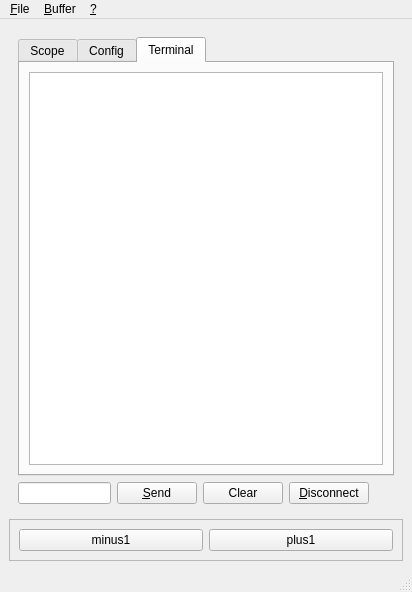
<?xml version="1.0" encoding="UTF-8"?>
<ui version="4.0">
 <class>MainWindow</class>
 <widget class="QMainWindow" name="MainWindow">
  <property name="geometry">
   <rect>
    <x>0</x>
    <y>0</y>
    <width>412</width>
    <height>592</height>
   </rect>
  </property>
  <property name="windowTitle">
   <string>DScope QT</string>
  </property>
  <property name="windowIcon">
   <iconset resource="resources.qrc">
    <normaloff>:/sine64.png</normaloff>:/sine64.png</iconset>
  </property>
  <widget class="QWidget" name="centralwidget">
   <property name="sizePolicy">
    <sizepolicy hsizetype="Preferred" vsizetype="Preferred">
     <horstretch>0</horstretch>
     <verstretch>0</verstretch>
    </sizepolicy>
   </property>
   <layout class="QVBoxLayout" name="verticalLayout_3">
    <item>
     <widget class="QStackedWidget" name="stackedWidget">
      <property name="currentIndex">
       <number>1</number>
      </property>
      <widget class="QWidget" name="page">
       <layout class="QVBoxLayout" name="verticalLayout_4">
        <item>
         <layout class="QVBoxLayout" name="verticalLayoutMain">
          <item>
           <widget class="QFrame" name="frame_Settings">
            <property name="frameShape">
             <enum>QFrame::Box</enum>
            </property>
            <property name="frameShadow">
             <enum>QFrame::Raised</enum>
            </property>
            <layout class="QVBoxLayout" name="verticalLayout_5">
             <item>
              <widget class="QLabel" name="label_9">
               <property name="font">
                <font>
                 <weight>75</weight>
                 <bold>true</bold>
                 <underline>true</underline>
                </font>
               </property>
               <property name="text">
                <string>Scope &amp; data format settings</string>
               </property>
              </widget>
             </item>
             <item>
              <widget class="QLabel" name="label_3">
               <property name="sizePolicy">
                <sizepolicy hsizetype="Preferred" vsizetype="Fixed">
                 <horstretch>0</horstretch>
                 <verstretch>0</verstretch>
                </sizepolicy>
               </property>
               <property name="minimumSize">
                <size>
                 <width>80</width>
                 <height>0</height>
                </size>
               </property>
               <property name="layoutDirection">
                <enum>Qt::LeftToRight</enum>
               </property>
               <property name="autoFillBackground">
                <bool>false</bool>
               </property>
               <property name="text">
                <string>Scope settings (leave empty to show all)</string>
               </property>
               <property name="alignment">
                <set>Qt::AlignLeading|Qt::AlignLeft|Qt::AlignVCenter</set>
               </property>
              </widget>
             </item>
             <item>
              <widget class="QPlainTextEdit" name="uiteDisplayFormat">
               <property name="sizePolicy">
                <sizepolicy hsizetype="Expanding" vsizetype="Fixed">
                 <horstretch>0</horstretch>
                 <verstretch>0</verstretch>
                </sizepolicy>
               </property>
               <property name="maximumSize">
                <size>
                 <width>16777215</width>
                 <height>40</height>
                </size>
               </property>
              </widget>
             </item>
             <item>
              <widget class="QLabel" name="label_2">
               <property name="minimumSize">
                <size>
                 <width>80</width>
                 <height>0</height>
                </size>
               </property>
               <property name="text">
                <string>Binary data format (leave empty for plain text)</string>
               </property>
              </widget>
             </item>
             <item>
              <widget class="QLineEdit" name="uileBinaryFormat"/>
             </item>
             <item>
              <layout class="QHBoxLayout" name="horizontalLayout_3">
               <item>
                <widget class="QPushButton" name="uipbApplySettings">
                 <property name="text">
                  <string>Apply</string>
                 </property>
                </widget>
               </item>
               <item>
                <spacer name="horizontalSpacer_6">
                 <property name="orientation">
                  <enum>Qt::Horizontal</enum>
                 </property>
                 <property name="sizeHint" stdset="0">
                  <size>
                   <width>40</width>
                   <height>20</height>
                  </size>
                 </property>
                </spacer>
               </item>
              </layout>
             </item>
             <item>
              <widget class="QLabel" name="label_16">
               <property name="font">
                <font>
                 <weight>75</weight>
                 <bold>true</bold>
                 <underline>true</underline>
                </font>
               </property>
               <property name="text">
                <string>Data Scaling</string>
               </property>
              </widget>
             </item>
             <item>
              <widget class="QCheckBox" name="uicb_scaling">
               <property name="text">
                <string>Input data scaling: yd = a*y+b</string>
               </property>
              </widget>
             </item>
             <item>
              <layout class="QHBoxLayout" name="horizontalLayout_9">
               <item>
                <widget class="QLabel" name="label_12">
                 <property name="text">
                  <string>a:</string>
                 </property>
                </widget>
               </item>
               <item>
                <widget class="QLineEdit" name="uile_scaling_a">
                 <property name="text">
                  <string>1</string>
                 </property>
                </widget>
               </item>
               <item>
                <widget class="QLabel" name="label_13">
                 <property name="text">
                  <string>b:</string>
                 </property>
                </widget>
               </item>
               <item>
                <widget class="QLineEdit" name="uile_scaling_b">
                 <property name="text">
                  <string>0</string>
                 </property>
                </widget>
               </item>
               <item>
                <spacer name="horizontalSpacer_5">
                 <property name="orientation">
                  <enum>Qt::Horizontal</enum>
                 </property>
                 <property name="sizeHint" stdset="0">
                  <size>
                   <width>40</width>
                   <height>20</height>
                  </size>
                 </property>
                </spacer>
               </item>
              </layout>
             </item>
            </layout>
           </widget>
          </item>
          <item>
           <widget class="QFrame" name="frame_2">
            <property name="frameShape">
             <enum>QFrame::Box</enum>
            </property>
            <property name="frameShadow">
             <enum>QFrame::Raised</enum>
            </property>
            <layout class="QVBoxLayout" name="verticalLayout_2">
             <item>
              <widget class="QLabel" name="label_11">
               <property name="font">
                <font>
                 <weight>75</weight>
                 <bold>true</bold>
                 <underline>true</underline>
                </font>
               </property>
               <property name="text">
                <string>Input device</string>
               </property>
              </widget>
             </item>
             <item>
              <layout class="QHBoxLayout" name="horizontalLayout_6">
               <item>
                <widget class="QPushButton" name="pushButtonSelectSerial">
                 <property name="text">
                  <string>Select serial</string>
                 </property>
                </widget>
               </item>
               <item>
                <widget class="QPushButton" name="pushButtonSelectBt">
                 <property name="text">
                  <string>Select Bluetooth</string>
                 </property>
                </widget>
               </item>
               <item>
                <spacer name="horizontalSpacer">
                 <property name="orientation">
                  <enum>Qt::Horizontal</enum>
                 </property>
                 <property name="sizeHint" stdset="0">
                  <size>
                   <width>40</width>
                   <height>20</height>
                  </size>
                 </property>
                </spacer>
               </item>
              </layout>
             </item>
             <item>
              <widget class="QLabel" name="label_7">
               <property name="text">
                <string>or enter SER, BT or TCP device manually:</string>
               </property>
              </widget>
             </item>
             <item>
              <widget class="QLineEdit" name="uileHostPort"/>
             </item>
             <item>
              <spacer name="horizontalSpacer_2">
               <property name="orientation">
                <enum>Qt::Horizontal</enum>
               </property>
               <property name="sizeHint" stdset="0">
                <size>
                 <width>40</width>
                 <height>20</height>
                </size>
               </property>
              </spacer>
             </item>
             <item>
              <layout class="QHBoxLayout" name="horizontalLayout_8">
               <item>
                <widget class="QPushButton" name="uipbConnect">
                 <property name="text">
                  <string>&amp;Connect</string>
                 </property>
                </widget>
               </item>
               <item>
                <spacer name="horizontalSpacer_4">
                 <property name="orientation">
                  <enum>Qt::Horizontal</enum>
                 </property>
                 <property name="sizeHint" stdset="0">
                  <size>
                   <width>40</width>
                   <height>20</height>
                  </size>
                 </property>
                </spacer>
               </item>
              </layout>
             </item>
            </layout>
           </widget>
          </item>
          <item>
           <spacer name="verticalSpacer_2">
            <property name="orientation">
             <enum>Qt::Vertical</enum>
            </property>
            <property name="sizeHint" stdset="0">
             <size>
              <width>20</width>
              <height>40</height>
             </size>
            </property>
           </spacer>
          </item>
         </layout>
        </item>
       </layout>
      </widget>
      <widget class="QWidget" name="page_2">
       <layout class="QVBoxLayout" name="verticalLayout_6">
        <item>
         <widget class="QTabWidget" name="tabWidget">
          <property name="currentIndex">
           <number>2</number>
          </property>
          <widget class="QWidget" name="tab">
           <attribute name="title">
            <string>Scope</string>
           </attribute>
           <layout class="QVBoxLayout" name="verticalLayout_7">
            <item>
             <layout class="QVBoxLayout" name="mainVerticalLayout">
              <property name="spacing">
               <number>6</number>
              </property>
              <property name="sizeConstraint">
               <enum>QLayout::SetNoConstraint</enum>
              </property>
              <property name="rightMargin">
               <number>0</number>
              </property>
             </layout>
            </item>
           </layout>
          </widget>
          <widget class="QWidget" name="tab_2">
           <attribute name="title">
            <string>Config</string>
           </attribute>
           <layout class="QVBoxLayout" name="verticalLayout">
            <item>
             <widget class="QScrollArea" name="scrollArea_2">
              <property name="widgetResizable">
               <bool>true</bool>
              </property>
              <widget class="QWidget" name="scrollAreaWidgetContents_2">
               <property name="geometry">
                <rect>
                 <x>0</x>
                 <y>0</y>
                 <width>352</width>
                 <height>388</height>
                </rect>
               </property>
               <layout class="QVBoxLayout" name="verticalLayout_12">
                <item>
                 <layout class="QVBoxLayout" name="verticalLayoutConfigtab">
                  <item>
                   <widget class="QFrame" name="frame_3">
                    <property name="frameShape">
                     <enum>QFrame::Box</enum>
                    </property>
                    <property name="frameShadow">
                     <enum>QFrame::Raised</enum>
                    </property>
                    <layout class="QVBoxLayout" name="verticalLayout_8">
                     <item>
                      <widget class="QLabel" name="label_4">
                       <property name="font">
                        <font>
                         <weight>75</weight>
                         <bold>true</bold>
                         <underline>true</underline>
                        </font>
                       </property>
                       <property name="text">
                        <string>Other settings</string>
                       </property>
                      </widget>
                     </item>
                     <item>
                      <layout class="QHBoxLayout" name="horizontalLayout">
                       <item>
                        <widget class="QLabel" name="label">
                         <property name="text">
                          <string>Refresh [Hz]</string>
                         </property>
                         <property name="buddy">
                          <cstring>uiRefreshRate</cstring>
                         </property>
                        </widget>
                       </item>
                       <item>
                        <widget class="QSpinBox" name="uiRefreshRate">
                         <property name="sizePolicy">
                          <sizepolicy hsizetype="Minimum" vsizetype="Fixed">
                           <horstretch>0</horstretch>
                           <verstretch>0</verstretch>
                          </sizepolicy>
                         </property>
                         <property name="minimum">
                          <number>1</number>
                         </property>
                         <property name="maximum">
                          <number>60</number>
                         </property>
                         <property name="value">
                          <number>10</number>
                         </property>
                        </widget>
                       </item>
                       <item>
                        <widget class="QCheckBox" name="uiAfterGlow">
                         <property name="text">
                          <string>Fade</string>
                         </property>
                        </widget>
                       </item>
                      </layout>
                     </item>
                     <item>
                      <widget class="QGroupBox" name="groupBox">
                       <property name="title">
                        <string>Scale</string>
                       </property>
                       <layout class="QHBoxLayout" name="horizontalLayout_5">
                        <item>
                         <widget class="QRadioButton" name="uirbScale1">
                          <property name="text">
                           <string>X1</string>
                          </property>
                          <property name="checked">
                           <bool>true</bool>
                          </property>
                         </widget>
                        </item>
                        <item>
                         <widget class="QRadioButton" name="uirbScale2">
                          <property name="text">
                           <string>X2</string>
                          </property>
                         </widget>
                        </item>
                        <item>
                         <widget class="QRadioButton" name="uirbScale4">
                          <property name="text">
                           <string>X4</string>
                          </property>
                         </widget>
                        </item>
                       </layout>
                      </widget>
                     </item>
                     <item>
                      <layout class="QHBoxLayout" name="horizontalLayout_4">
                       <item>
                        <widget class="QLabel" name="label_6">
                         <property name="text">
                          <string>Buffer size:</string>
                         </property>
                         <property name="buddy">
                          <cstring>uiBufferSize</cstring>
                         </property>
                        </widget>
                       </item>
                       <item>
                        <widget class="QSpinBox" name="uiBufferSize">
                         <property name="minimum">
                          <number>1</number>
                         </property>
                         <property name="maximum">
                          <number>499999</number>
                         </property>
                        </widget>
                       </item>
                      </layout>
                     </item>
                     <item>
                      <layout class="QHBoxLayout" name="horizontalLayout_2">
                       <item>
                        <widget class="QLabel" name="label_5">
                         <property name="text">
                          <string>Replace NaNs by:</string>
                         </property>
                         <property name="buddy">
                          <cstring>uiNanValue</cstring>
                         </property>
                        </widget>
                       </item>
                       <item>
                        <widget class="QSpinBox" name="uiNanValue">
                         <property name="minimum">
                          <number>-32768</number>
                         </property>
                         <property name="maximum">
                          <number>32767</number>
                         </property>
                        </widget>
                       </item>
                      </layout>
                     </item>
                    </layout>
                   </widget>
                  </item>
                 </layout>
                </item>
                <item>
                 <spacer name="verticalSpacer">
                  <property name="orientation">
                   <enum>Qt::Vertical</enum>
                  </property>
                  <property name="sizeHint" stdset="0">
                   <size>
                    <width>20</width>
                    <height>40</height>
                   </size>
                  </property>
                 </spacer>
                </item>
               </layout>
              </widget>
             </widget>
            </item>
           </layout>
          </widget>
          <widget class="QWidget" name="tab_3">
           <attribute name="title">
            <string>Terminal</string>
           </attribute>
           <layout class="QVBoxLayout" name="verticalLayout_9">
            <item>
             <widget class="QPlainTextEdit" name="uiptTerminal">
              <property name="font">
               <font>
                <family>Courier</family>
               </font>
              </property>
              <property name="readOnly">
               <bool>true</bool>
              </property>
              <property name="textInteractionFlags">
               <set>Qt::TextSelectableByMouse</set>
              </property>
             </widget>
            </item>
           </layout>
          </widget>
         </widget>
        </item>
        <item>
         <layout class="QHBoxLayout" name="horizontalLayout_12">
          <item>
           <widget class="QLineEdit" name="uileSendText">
            <property name="toolTip">
             <string>Text to send to remote device</string>
            </property>
           </widget>
          </item>
          <item>
           <widget class="QPushButton" name="uipbSend">
            <property name="text">
             <string>&amp;Send</string>
            </property>
           </widget>
          </item>
          <item>
           <widget class="QPushButton" name="uipbClearTerm">
            <property name="text">
             <string>Clear</string>
            </property>
           </widget>
          </item>
          <item>
           <widget class="QPushButton" name="pushButton_4">
            <property name="text">
             <string>&amp;Disconnect</string>
            </property>
           </widget>
          </item>
          <item>
           <spacer name="horizontalSpacer_3">
            <property name="orientation">
             <enum>Qt::Horizontal</enum>
            </property>
            <property name="sizeHint" stdset="0">
             <size>
              <width>40</width>
              <height>20</height>
             </size>
            </property>
           </spacer>
          </item>
         </layout>
        </item>
       </layout>
      </widget>
      <widget class="QWidget" name="page_3">
       <widget class="QFrame" name="frame">
        <property name="geometry">
         <rect>
          <x>330</x>
          <y>90</y>
          <width>120</width>
          <height>80</height>
         </rect>
        </property>
        <property name="frameShape">
         <enum>QFrame::Box</enum>
        </property>
        <property name="frameShadow">
         <enum>QFrame::Raised</enum>
        </property>
        <widget class="QLabel" name="label_10">
         <property name="geometry">
          <rect>
           <x>50</x>
           <y>20</y>
           <width>47</width>
           <height>13</height>
          </rect>
         </property>
         <property name="text">
          <string>TextLabel</string>
         </property>
        </widget>
        <widget class="QPushButton" name="pushButton">
         <property name="geometry">
          <rect>
           <x>40</x>
           <y>50</y>
           <width>75</width>
           <height>23</height>
          </rect>
         </property>
         <property name="text">
          <string>PushButton</string>
         </property>
        </widget>
       </widget>
       <widget class="QLabel" name="label_8">
        <property name="geometry">
         <rect>
          <x>70</x>
          <y>20</y>
          <width>181</width>
          <height>16</height>
         </rect>
        </property>
        <property name="text">
         <string>Nothing to see here</string>
        </property>
       </widget>
      </widget>
     </widget>
    </item>
    <item>
     <widget class="QFrame" name="frame_4">
      <property name="frameShape">
       <enum>QFrame::StyledPanel</enum>
      </property>
      <property name="frameShadow">
       <enum>QFrame::Raised</enum>
      </property>
      <layout class="QHBoxLayout" name="horizontalLayout_7">
       <item>
        <widget class="QPushButton" name="pbMinus1">
         <property name="text">
          <string>minus1</string>
         </property>
        </widget>
       </item>
       <item>
        <widget class="QPushButton" name="pbPlus1">
         <property name="text">
          <string>plus1</string>
         </property>
        </widget>
       </item>
      </layout>
     </widget>
    </item>
   </layout>
  </widget>
  <widget class="QMenuBar" name="menuBar">
   <property name="geometry">
    <rect>
     <x>0</x>
     <y>0</y>
     <width>412</width>
     <height>21</height>
    </rect>
   </property>
   <widget class="QMenu" name="menuFile">
    <property name="title">
     <string>&amp;File</string>
    </property>
    <addaction name="actionLoadConfiguration"/>
    <addaction name="actionSaveConfiguration"/>
    <addaction name="actionExit"/>
   </widget>
   <widget class="QMenu" name="menu">
    <property name="title">
     <string>&amp;?</string>
    </property>
    <addaction name="actionHowto"/>
    <addaction name="actionAbout"/>
   </widget>
   <widget class="QMenu" name="menu_Buffer">
    <property name="title">
     <string>&amp;Buffer</string>
    </property>
    <addaction name="actionSave_data"/>
    <addaction name="actionClear_data"/>
   </widget>
   <addaction name="menuFile"/>
   <addaction name="menu_Buffer"/>
   <addaction name="menu"/>
  </widget>
  <widget class="QStatusBar" name="informationBar"/>
  <action name="actionExit">
   <property name="text">
    <string>&amp;Quit</string>
   </property>
   <property name="toolTip">
    <string>Quit program</string>
   </property>
   <property name="statusTip">
    <string>Quit program</string>
   </property>
   <property name="whatsThis">
    <string>Quit program</string>
   </property>
   <property name="shortcut">
    <string>Ctrl+Q</string>
   </property>
  </action>
  <action name="actionConnect">
   <property name="text">
    <string>Connect to the data source</string>
   </property>
  </action>
  <action name="actionSaveConfiguration">
   <property name="text">
    <string>&amp;Save configuration</string>
   </property>
   <property name="shortcut">
    <string>Ctrl+S</string>
   </property>
  </action>
  <action name="actionLoadConfiguration">
   <property name="text">
    <string>&amp;Load configuration</string>
   </property>
   <property name="shortcut">
    <string>Ctrl+L</string>
   </property>
  </action>
  <action name="actionListSerialPorts">
   <property name="text">
    <string>&amp;List serial ports</string>
   </property>
   <property name="shortcut">
    <string>Ctrl+P</string>
   </property>
  </action>
  <action name="actionAbout">
   <property name="text">
    <string>&amp;About</string>
   </property>
  </action>
  <action name="actionHowto">
   <property name="text">
    <string>&amp;How to</string>
   </property>
   <property name="shortcut">
    <string>F1</string>
   </property>
  </action>
  <action name="actionList_Bluetooth_devices">
   <property name="text">
    <string>List Bluetooth devices</string>
   </property>
   <property name="shortcut">
    <string>Ctrl+B</string>
   </property>
  </action>
  <action name="actionSave_data">
   <property name="text">
    <string>&amp;Save data</string>
   </property>
  </action>
  <action name="actionClear_data">
   <property name="text">
    <string>&amp;Clear data</string>
   </property>
  </action>
 </widget>
 <resources>
  <include location="resources.qrc"/>
 </resources>
 <connections>
  <connection>
   <sender>actionExit</sender>
   <signal>triggered()</signal>
   <receiver>MainWindow</receiver>
   <slot>close()</slot>
   <hints>
    <hint type="sourcelabel">
     <x>-1</x>
     <y>-1</y>
    </hint>
    <hint type="destinationlabel">
     <x>348</x>
     <y>134</y>
    </hint>
   </hints>
  </connection>
  <connection>
   <sender>uileSendText</sender>
   <signal>returnPressed()</signal>
   <receiver>uipbSend</receiver>
   <slot>click()</slot>
   <hints>
    <hint type="sourcelabel">
     <x>211</x>
     <y>465</y>
    </hint>
    <hint type="destinationlabel">
     <x>448</x>
     <y>466</y>
    </hint>
   </hints>
  </connection>
 </connections>
</ui>
